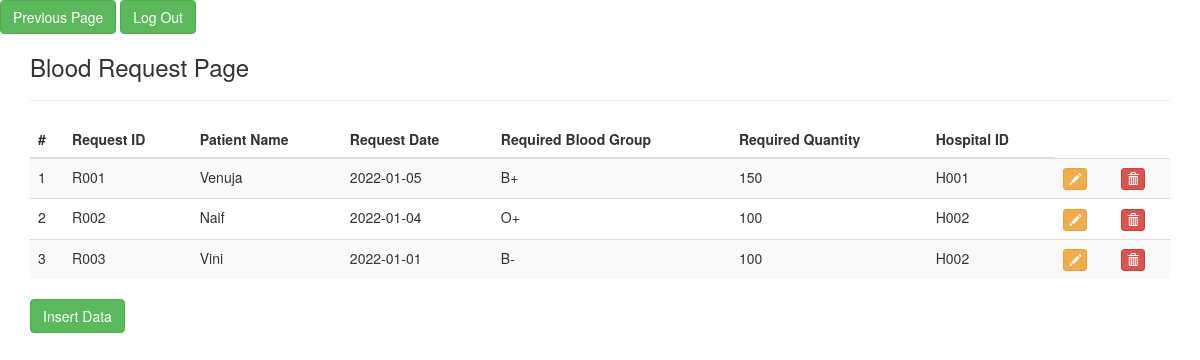
/php_files/requestdetails.php, run on the app's committed database.
### tables this page shows
CREATE TABLE `request` (
  `RequestID` varchar(20) NOT NULL,
  `PatientName` varchar(20) NOT NULL,
  `RequestDate` date NOT NULL,
  `RequiredBloodGroup` varchar(20) NOT NULL,
  `RequiredQuantity` int(11) NOT NULL,
  `HospID` varchar(20) NOT NULL
);

### php_files/requestdetails.php (the view, shortened to what this page needs)
<?php
require_once'bbmconfig.php';
?>
<!DOCTYPE html>
<html lang="en">
<head>
<link href="https://maxcdn.bootstrapcdn.com/bootstrap/3.3.0/css/bootstrap.min.css" rel="stylesheet">
</head>
<body>
<a href="bbsystem.php"><button class="btn btn-success">Previous Page</button></a>
<a href="index.php"><button class="btn btn-success">Log Out</button></a>
<div class="container">
<div class="row">
<div class="col-md-12">
<h3>Blood Request Page</h3> <hr />
<div class="table-responsive">
<table id="mytable" class="table table-bordred table-striped">
<thead>
<th>#</th>
<th>Request ID</th>
<th>Patient Name</th>
<th>Request Date</th>
<th>Required Blood Group</th>
<th>Required Quantity</th>
<th>Hospital ID</th>
</thead>
<tbody>
<?php
$sql =mysqli_query($con, "call RequestDetails()");
$cnt=1;
$row=mysqli_num_rows($sql);
if($row>0){
while ($result=mysqli_fetch_array($sql)) {
?>
<tr>
<td><?php echo htmlentities($cnt);?></td>
<td><?php echo htmlentities($result['RequestID']);?></td>
<td><?php echo htmlentities($result['PatientName']);?></td>
<td><?php echo htmlentities($result['RequestDate']);?></td>
<td><?php echo htmlentities($result['RequiredBloodGroup']);?></td>
<td><?php echo htmlentities($result['RequiredQuantity']);?></td>
<td><?php echo htmlentities($result['HospID']);?></td>
<td><a href="editRequest.php?id=<?php echo htmlentities($result['RequestID']);?>"><button class="btn btn-warning btn-xs"><span class="glyphicon glyphicon-pencil"></span></button></a></td>
<td><a href="deleteRequest.php?&del=<?php echo htmlentities($result['RequestID']);?>"><button class="btn btn-danger btn-xs" onClick="return confirm('Do you really want to delete');"><span class="glyphicon glyphicon-trash"></span></button></a></td>
</tr>
<?php
$cnt++;
} } else { ?>
<tr>
<td colspan="9" style="color:red; font-weight:bold;text-align:center;"> No Record found</td>
</tr>
<?php } ?>
</tbody>
</table>
<a href="createRequest.php"><button class="btn btn-success">Insert Data</button></a>
</div>
</div>
</div>
</div>
</body>
</html>

### data on the page
request: RequestID "R001", PatientName "Venuja", RequestDate "2022-01-05", RequiredBloodGroup "B+", RequiredQuantity "150", HospID "H001"
request: RequestID "R002", PatientName "Naif", RequestDate "2022-01-04", RequiredBloodGroup "O+", RequiredQuantity "100", HospID "H002"
request: RequestID "R003", PatientName "Vini", RequestDate "2022-01-01", RequiredBloodGroup "B-", RequiredQuantity "100", HospID "H002"
